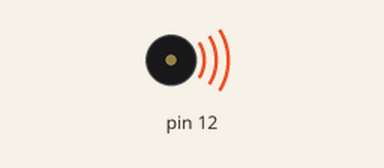
Simulated run of this sketch. Board: Arduino Uno, built with avr-gcc and run on an emulated ATmega328P. Parts: buzzer (waves = sounding).

Above: at 0.1 s.
At 0.8 s:
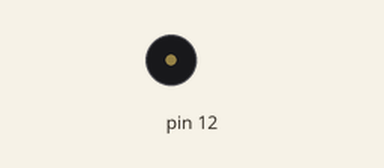
Timing chart, 0 to 2.3 s (numbered marks = the images above):
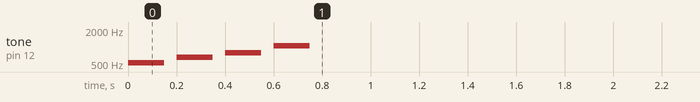

The sketch:

buzzer_test.ino
```cpp
void setup() {
  int melody[] = {523, 659, 784, 1047};
  for (int i = 0; i < 4; i++) {
    tone(12, melody[i], 150);
    delay(200);
  }
}
void loop() {}
```
